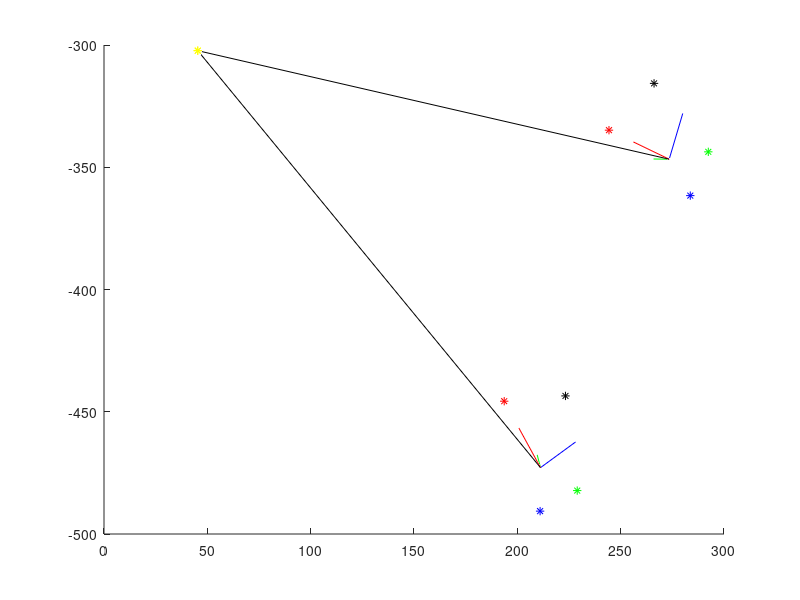

The MATLAB script that drew this image:
%esquina 4: PR4
OR1=[147.7182769775391, 116.5774307250977, 132.9552459716797, 164.0826263427734;
 -233.7753143310547, -271.7998962402344, -281.9706726074219, -256.8889770507813;
 1349.3193359375, 1339.508544921875, 1334.479614257813, 1339.021606445313];

OR2=[347.0943908691406, 363.4704895019531, 380.317138671875, 375.2999572753906;
 -186.3607482910156, -232.3340759277344, -223.03466796875, -183.8228149414063;
 1340.768676757813, 1328.99853515625, 1322.890502929688, 1330.6337890625];

PR=[203.8301;-36.2884;1415.0060];

%esquina 2

OR1=[244.3444976806641, 283.6847534179688, 292.4054260253906, 266.1548767089844;
 -334.8365173339844, -361.5968322753906, -343.6965026855469, -315.696533203125;
 1386.731811523438, 1370.525390625, 1367.045654296875, 1379.725830078125];


OR2=[193.6504364013672, 211.0146789550781, 228.9773406982422, 223.2886810302734;
 -445.6833190917969, -490.6463317871094, -482.2412414550781, -443.5205993652344;
 1404.250122070313, 1390.564697265625, 1391.350708007813, 1401.705444335938];

PR=[45.37;-302.3168;1472.8355];

COMP=[];

figure(3);clf;
hold on;
col=['r','b','g','k'];

OR=OR1;
MIN=10000;MAX=-100;
for i=1:4
    val=OR(:,i);
    plot3(val(1),val(2),val(3),[col(i),'*']);
    dist=OR-repmat(val,1,4);
    val=sqrt(sum(dist.*dist,1));
    [vect,ind]=sort(val);
    min=vect(2);
    if min<MIN
        MIN=min;
        min1=i;min2=ind(2);
    end
    max=vect(end);
    if max>MAX
        MAX=max;
        max1=i;max2=ind(end);
    end
    
end
plot3(PR(1),PR(2),PR(3),'y*');
hold off;

P1=OR(:,min2);
P2=OR(:,min1);
P3=OR(:,max1);

PM=(P1+P2+P3)/3;

Ux=(P3-PM)/norm(P3-PM);
val=cross(P2-PM,P3-PM);
Uz=val/norm(val);
Uy=cross(Uz,Ux);


DELTA=shiftdim(PR)-PM;
CompX=dot(DELTA,Ux);
CompY=dot(DELTA,Uy);
CompZ=dot(DELTA,Uz);
COMP=[COMP,[CompX;CompY;CompZ]];
hold on;
val=PM+Ux*20;
plot3([PM(1),val(1)],[PM(2),val(2)],[PM(3),val(3)],'r');

val=PM+Uy*20;
plot3([PM(1),val(1)],[PM(2),val(2)],[PM(3),val(3)],'b');

val=PM+Uz*20;
plot3([PM(1),val(1)],[PM(2),val(2)],[PM(3),val(3)],'g');

val=PM+CompX*Ux+CompY*Uy+CompZ*Uz;
plot3([PM(1),val(1)],[PM(2),val(2)],[PM(3),val(3)],'k');


norm(P1-PM),
norm(P2-PM),
norm(P3-PM),
norm(PR-PM),
OR=OR2;
MIN=10000;MAX=-100;
for i=1:4
    val=OR(:,i);
    plot3(val(1),val(2),val(3),[col(i),'*']);
    dist=OR-repmat(val,1,4);
    val=sqrt(sum(dist.*dist,1));
    [vect,ind]=sort(val);
    min=vect(2);
    if min<MIN
        MIN=min;
        min1=i;min2=ind(2);
    end
    max=vect(end);
    if max>MAX
        MAX=max;
        max1=i;max2=ind(end);
    end
    
end
plot3(PR(1),PR(2),PR(3),'y*');
hold off;

P1=OR(:,min2);
P2=OR(:,min1);
P3=OR(:,max1);

PM=(P1+P2+P3)/3;

Ux=(P3-PM)/norm(P3-PM);
val=cross(P2-PM,P3-PM);
Uz=val/norm(val);
Uy=cross(Uz,Ux);


DELTA=shiftdim(PR)-PM;
CompX=dot(DELTA,Ux);
CompY=dot(DELTA,Uy);
CompZ=dot(DELTA,Uz);
COMP=[COMP,[CompX;CompY;CompZ]];
hold on;
val=PM+Ux*20;
plot3([PM(1),val(1)],[PM(2),val(2)],[PM(3),val(3)],'r');

val=PM+Uy*20;
plot3([PM(1),val(1)],[PM(2),val(2)],[PM(3),val(3)],'b');

val=PM+Uz*20;
plot3([PM(1),val(1)],[PM(2),val(2)],[PM(3),val(3)],'g');

val=PM+CompX*Ux+CompY*Uy+CompZ*Uz;
plot3([PM(1),val(1)],[PM(2),val(2)],[PM(3),val(3)],'k');

norm(P1-PM),
norm(P2-PM),
norm(P3-PM),
norm(PR-PM),
